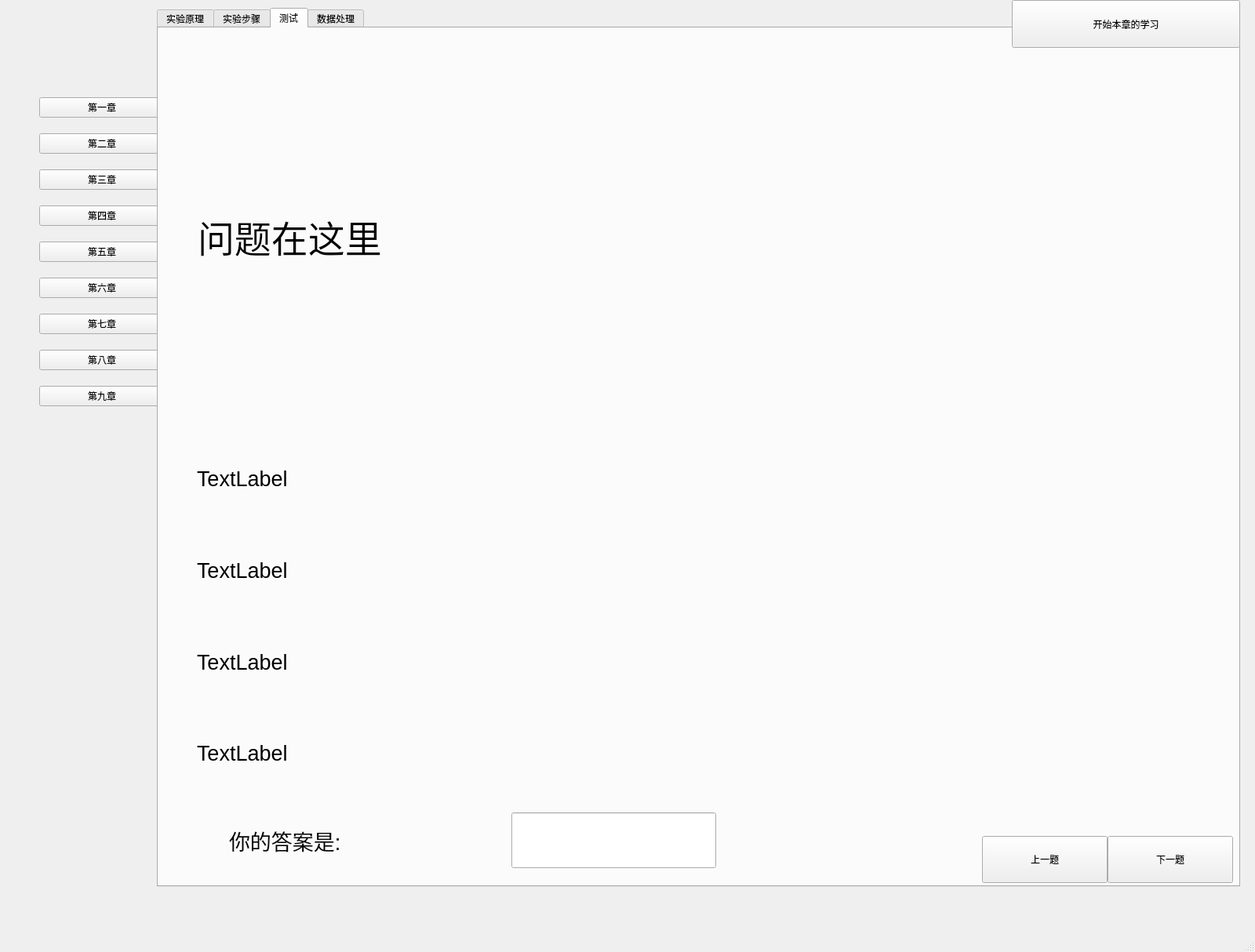
<?xml version="1.0" encoding="UTF-8"?>
<ui version="4.0">
 <class>mainWindow</class>
 <widget class="QMainWindow" name="mainWindow">
  <property name="geometry">
   <rect>
    <x>0</x>
    <y>0</y>
    <width>1600</width>
    <height>1214</height>
   </rect>
  </property>
  <property name="windowTitle">
   <string>MainWindow</string>
  </property>
  <widget class="QWidget" name="centralwidget">
   <widget class="QWidget" name="verticalLayoutWidget">
    <property name="geometry">
     <rect>
      <x>50</x>
      <y>110</y>
      <width>160</width>
      <height>431</height>
     </rect>
    </property>
    <layout class="QVBoxLayout" name="chapter_selectors">
     <item>
      <widget class="QPushButton" name="chapter_one">
       <property name="text">
        <string>第一章</string>
       </property>
      </widget>
     </item>
     <item>
      <widget class="QPushButton" name="chapter_two">
       <property name="text">
        <string>第二章</string>
       </property>
      </widget>
     </item>
     <item>
      <widget class="QPushButton" name="chapter_three">
       <property name="text">
        <string>第三章</string>
       </property>
      </widget>
     </item>
     <item>
      <widget class="QPushButton" name="chapter_four">
       <property name="text">
        <string>第四章</string>
       </property>
      </widget>
     </item>
     <item>
      <widget class="QPushButton" name="chapter_five">
       <property name="text">
        <string>第五章</string>
       </property>
      </widget>
     </item>
     <item>
      <widget class="QPushButton" name="chapter_six">
       <property name="text">
        <string>第六章</string>
       </property>
      </widget>
     </item>
     <item>
      <widget class="QPushButton" name="chapter_seven">
       <property name="text">
        <string>第七章</string>
       </property>
      </widget>
     </item>
     <item>
      <widget class="QPushButton" name="chapter_eight">
       <property name="text">
        <string>第八章</string>
       </property>
      </widget>
     </item>
     <item>
      <widget class="QPushButton" name="chapter_nine">
       <property name="text">
        <string>第九章</string>
       </property>
      </widget>
     </item>
    </layout>
   </widget>
   <widget class="QTabWidget" name="tabWidget">
    <property name="geometry">
     <rect>
      <x>200</x>
      <y>10</y>
      <width>1381</width>
      <height>1121</height>
     </rect>
    </property>
    <property name="currentIndex">
     <number>2</number>
    </property>
    <widget class="QWidget" name="experiment_principle">
     <attribute name="title">
      <string>实验原理</string>
     </attribute>
     <widget class="QPushButton" name="pre_principle_page">
      <property name="geometry">
       <rect>
        <x>1050</x>
        <y>1030</y>
        <width>160</width>
        <height>60</height>
       </rect>
      </property>
      <property name="text">
       <string>上一页</string>
      </property>
     </widget>
     <widget class="QPushButton" name="next_principle_page">
      <property name="geometry">
       <rect>
        <x>1210</x>
        <y>1030</y>
        <width>160</width>
        <height>60</height>
       </rect>
      </property>
      <property name="text">
       <string>下一页</string>
      </property>
     </widget>
     <widget class="QLabel" name="principle_img">
      <property name="geometry">
       <rect>
        <x>20</x>
        <y>20</y>
        <width>1331</width>
        <height>991</height>
       </rect>
      </property>
      <property name="text">
       <string>TextLabel</string>
      </property>
     </widget>
    </widget>
    <widget class="QWidget" name="experiment_steps">
     <attribute name="title">
      <string>实验步骤</string>
     </attribute>
     <widget class="QPushButton" name="pre_steps_page">
      <property name="geometry">
       <rect>
        <x>1050</x>
        <y>1030</y>
        <width>160</width>
        <height>60</height>
       </rect>
      </property>
      <property name="text">
       <string>上一页</string>
      </property>
     </widget>
     <widget class="QPushButton" name="next_steps_page">
      <property name="geometry">
       <rect>
        <x>1210</x>
        <y>1030</y>
        <width>160</width>
        <height>60</height>
       </rect>
      </property>
      <property name="text">
       <string>下一页</string>
      </property>
     </widget>
     <widget class="QLabel" name="steps_img">
      <property name="geometry">
       <rect>
        <x>10</x>
        <y>20</y>
        <width>1351</width>
        <height>991</height>
       </rect>
      </property>
      <property name="text">
       <string>TextLabel</string>
      </property>
     </widget>
    </widget>
    <widget class="QWidget" name="test">
     <attribute name="title">
      <string>测试</string>
     </attribute>
     <widget class="QLineEdit" name="answer">
      <property name="geometry">
       <rect>
        <x>450</x>
        <y>1000</y>
        <width>261</width>
        <height>71</height>
       </rect>
      </property>
     </widget>
     <widget class="QLabel" name="answer_text">
      <property name="geometry">
       <rect>
        <x>90</x>
        <y>1010</y>
        <width>341</width>
        <height>51</height>
       </rect>
      </property>
      <property name="font">
       <font>
        <pointsize>20</pointsize>
       </font>
      </property>
      <property name="text">
       <string>你的答案是:</string>
      </property>
     </widget>
     <widget class="QLabel" name="qustion">
      <property name="geometry">
       <rect>
        <x>50</x>
        <y>40</y>
        <width>751</width>
        <height>451</height>
       </rect>
      </property>
      <property name="font">
       <font>
        <pointsize>35</pointsize>
       </font>
      </property>
      <property name="text">
       <string>问题在这里</string>
      </property>
     </widget>
     <widget class="QWidget" name="verticalLayoutWidget_2">
      <property name="geometry">
       <rect>
        <x>49</x>
        <y>519</y>
        <width>1301</width>
        <height>461</height>
       </rect>
      </property>
      <layout class="QVBoxLayout" name="verticalLayout">
       <item>
        <widget class="QLabel" name="section_A">
         <property name="enabled">
          <bool>true</bool>
         </property>
         <property name="font">
          <font>
           <pointsize>20</pointsize>
          </font>
         </property>
         <property name="frameShape">
          <enum>QFrame::NoFrame</enum>
         </property>
         <property name="text">
          <string>TextLabel</string>
         </property>
        </widget>
       </item>
       <item>
        <widget class="QLabel" name="section_B">
         <property name="font">
          <font>
           <pointsize>20</pointsize>
          </font>
         </property>
         <property name="text">
          <string>TextLabel</string>
         </property>
        </widget>
       </item>
       <item>
        <widget class="QLabel" name="section_C">
         <property name="font">
          <font>
           <pointsize>20</pointsize>
          </font>
         </property>
         <property name="text">
          <string>TextLabel</string>
         </property>
        </widget>
       </item>
       <item>
        <widget class="QLabel" name="section_D">
         <property name="font">
          <font>
           <pointsize>20</pointsize>
          </font>
         </property>
         <property name="text">
          <string>TextLabel</string>
         </property>
        </widget>
       </item>
      </layout>
     </widget>
     <widget class="QPushButton" name="next_test_question">
      <property name="geometry">
       <rect>
        <x>1210</x>
        <y>1030</y>
        <width>160</width>
        <height>60</height>
       </rect>
      </property>
      <property name="text">
       <string>下一题</string>
      </property>
     </widget>
     <widget class="QPushButton" name="pre_test_question">
      <property name="geometry">
       <rect>
        <x>1050</x>
        <y>1030</y>
        <width>160</width>
        <height>60</height>
       </rect>
      </property>
      <property name="text">
       <string>上一题</string>
      </property>
     </widget>
    </widget>
    <widget class="QWidget" name="data_processing">
     <attribute name="title">
      <string>数据处理</string>
     </attribute>
    </widget>
   </widget>
   <widget class="QPushButton" name="start_or_finish_learn">
    <property name="geometry">
     <rect>
      <x>1290</x>
      <y>0</y>
      <width>291</width>
      <height>61</height>
     </rect>
    </property>
    <property name="text">
     <string>开始本章的学习</string>
    </property>
    <property name="iconSize">
     <size>
      <width>32</width>
      <height>32</height>
     </size>
    </property>
   </widget>
  </widget>
  <widget class="QMenuBar" name="menubar">
   <property name="geometry">
    <rect>
     <x>0</x>
     <y>0</y>
     <width>1600</width>
     <height>22</height>
    </rect>
   </property>
  </widget>
  <widget class="QStatusBar" name="statusbar"/>
 </widget>
 <resources/>
 <connections/>
</ui>
